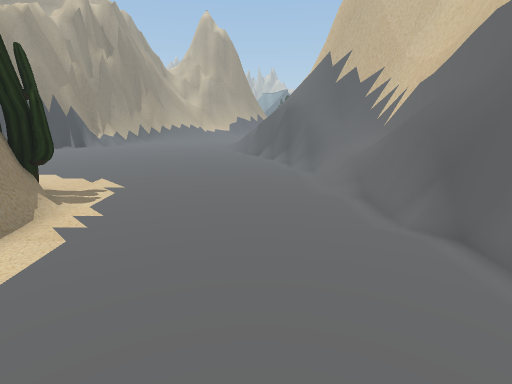
[1] (above)

19 first-person views from a walk through a scene from a Unity 3-D project. The camera is 1.2 m above the floor, tilts 14° down and sees 80° across. The floor is counted in squares, 0.5 m on a side. Each view is taken from the middle of a square. On the plan, view 1 faces up. The plan holds only what a view shows up to about 19 squares ahead; the rest is blank. The place goes on beyond the plan. Some surface patterns are stand-ins.

[2]
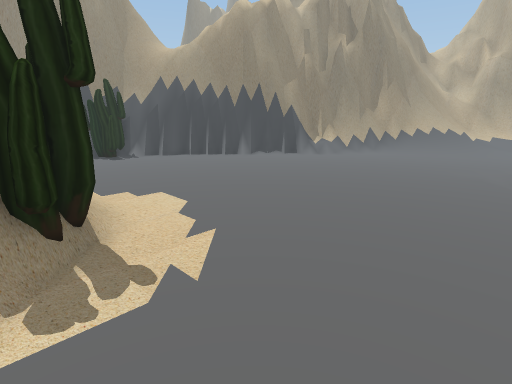

[3]
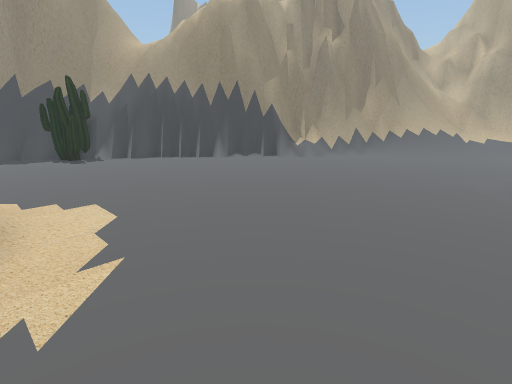

[4]
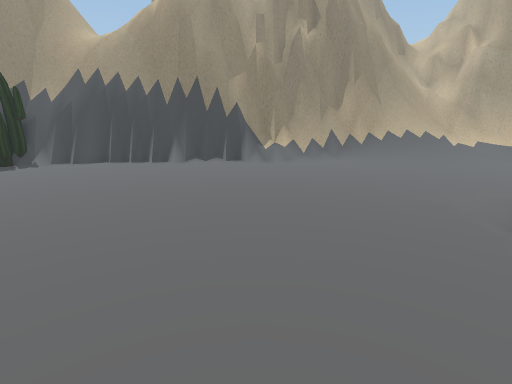

[5]
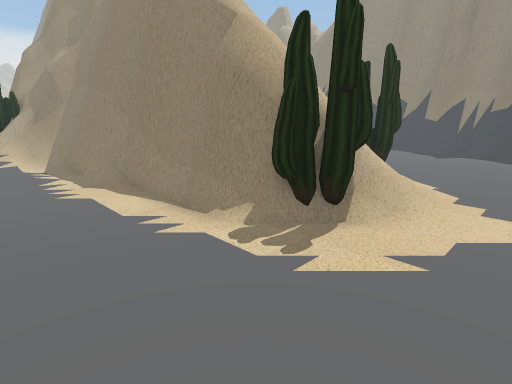

[6]
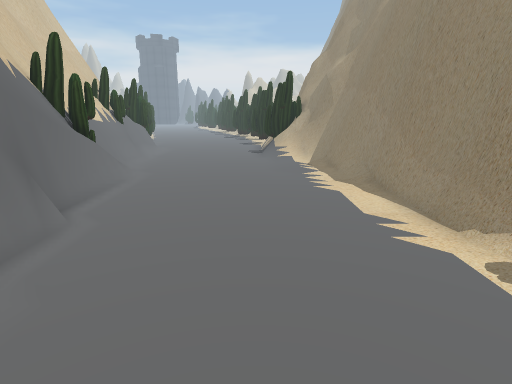

[7]
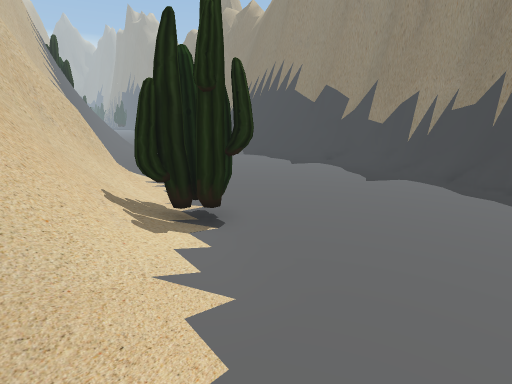

[8]
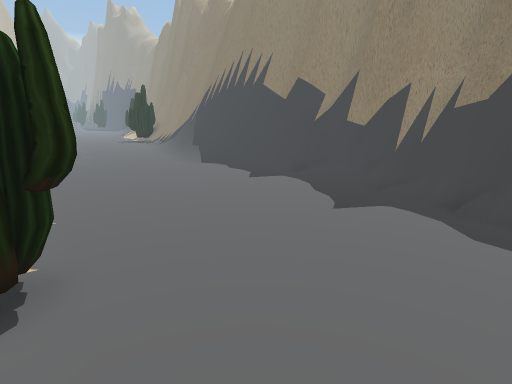

[9]
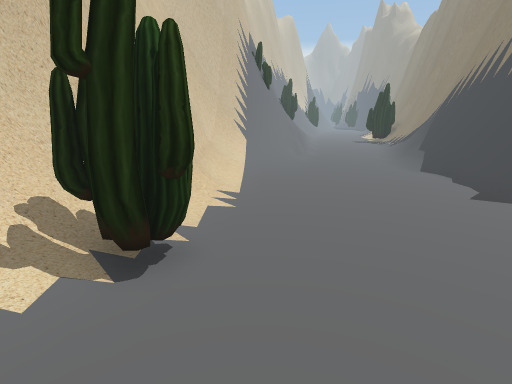

[10]
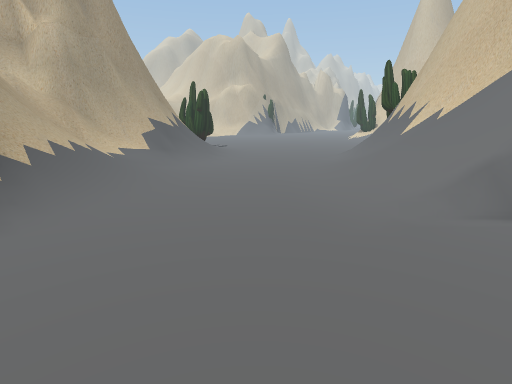

[11]
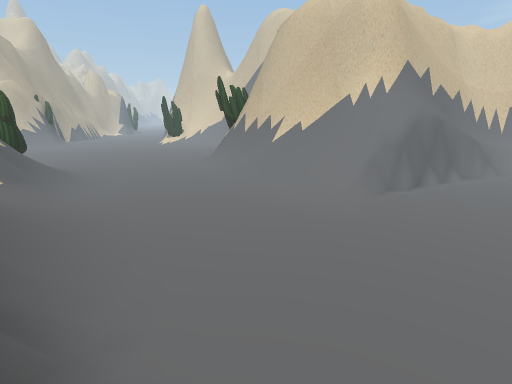

[12]
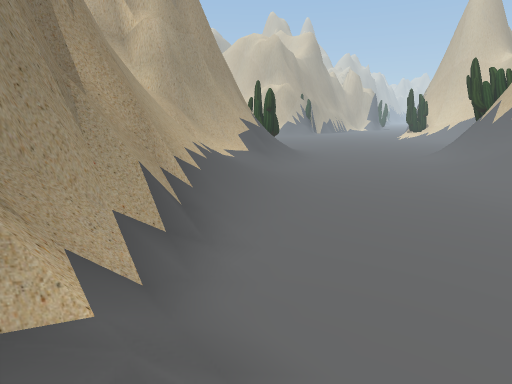

[13]
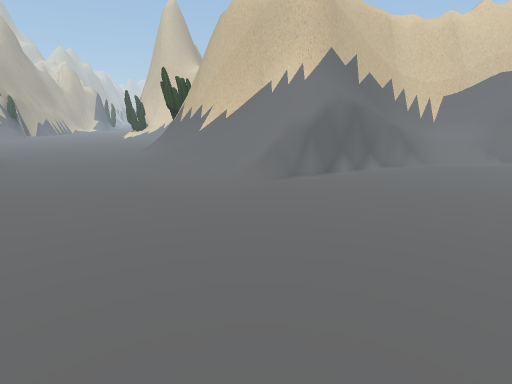

[14]
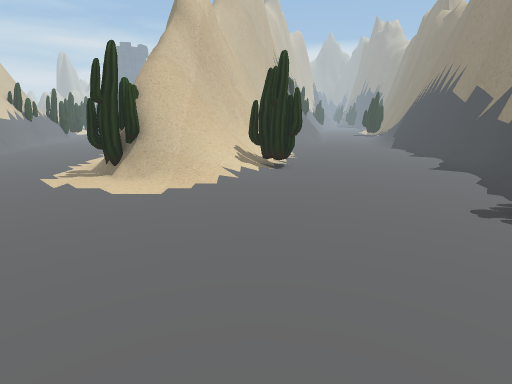

[15]
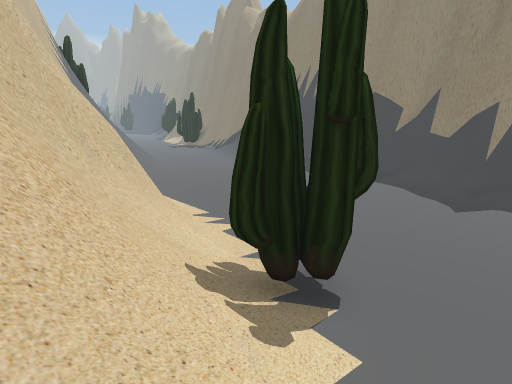

[16]
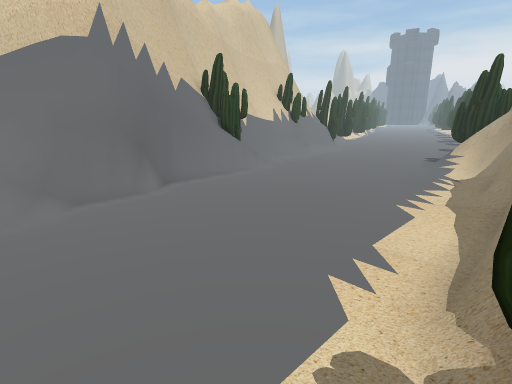

[17]
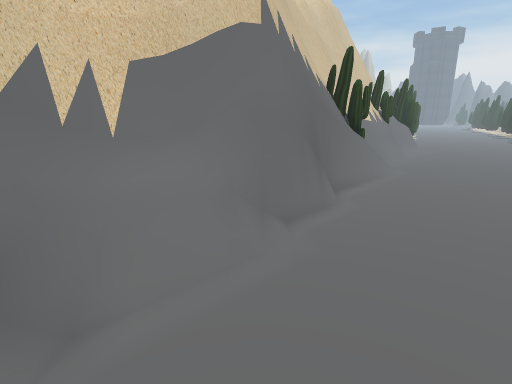

[18]
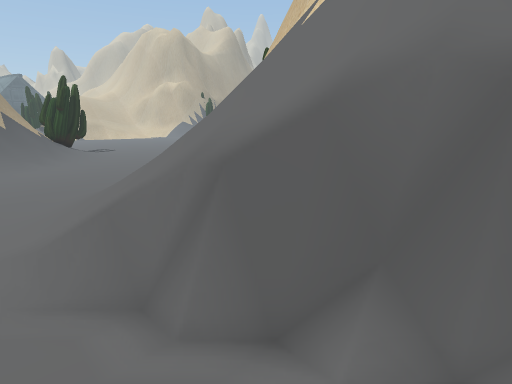

[19]
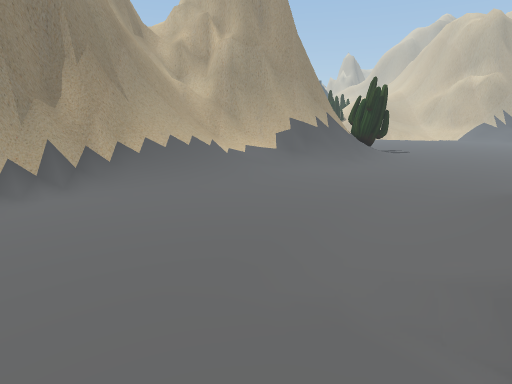

### Floor plan
Key: @ floor where view 1 was taken; # wall or solid block; . main floor; : floor 0.25 m higher than the main floor; + floor 0.5 m higher than the main floor; * floor 1 m higher than the main floor; % floor 1.25 m higher than the main floor; / step, stairs or slope; = window, fence, low wall or low ledge; ^ raised ledge; v drop or lower ground; C cactus; O other object.
Columns run from 25 left of view 1 to 6 right of it. Each row starts with its distance up from view 1.
 39                          #^C
 38                       ####=//...
 37                 ########== //...
 36                 #^=====**///....
 35                 #=%//+#=///.....
 34                ##=///+:///......
 33                ##=///:..........
 32                #= //::..........
 31                #=///:...........
 30               #=#//.............
 29            ###=#/............../
 28            ##=#...............//
 27            #=/.............:///=
 26           ##//............:///=#
 25           ##/............/////=#
 24          ##=............/////#^#
 23          #=............://///=##
 22         ##............./////####
 21        ###..............#///=##
 20       ##=................=//=##
 19       ##.................=v#=##
 18      ##...................v#=##
 17     ## ...................=####
 16     #C.....................####
 15    #=#.....................==##
 14   ###......................#=##
 13  ##=........................O=##
 12  ##.........................OO##
 11  #=.........................OO##
 10  = ...........///:..........#=##
  9 ##...........///=#C.........#=#
  8 ##.........C.//#=##=........###
  7 =.........CCC/==####.........##
  6 =...........//=#####.........##
  5 =.........../#=#####.........=#
  4 =........../####  ##.........=##
  3 =..........#=##   ##.........###
  2 =..........###     ##........###
  1 =..........=##     #=........#=#
  0 ^#.........##      #=....@....#^
 -1 =#.........=#      ##..........=
 -2 =/........:=#      ##..........=
 -3 =/......../=#      ##:.........=
 -4 //.......//=#      ##=:........=
 -5 //......//#=##     ##=//.......=
 -6 +......///=##      ##= /......./
 -7 :.....///#=##       #^# ......

Where each view was taken, in squares from view 1:
view 1: 0 up, 0 right, facing up
view 2: 8 up, 1 left, facing up-left
view 3: 10 up, 1 left, facing up-left
view 4: 13 up, 1 left, facing up-left
view 5: 13 up, 1 left, facing down-left
view 6: 13 up, 1 left, facing down
view 7: 13 up, 10 left, facing down-left
view 8: 12 up, 14 left, facing down-left
view 9: 12 up, 16 left, facing down
view 10: 20 up, 10 left, facing up-right
view 11: 26 up, 13 left, facing right
view 12: 24 up, 13 left, facing up-right
view 13: 22 up, 13 left, facing right
view 14: 22 up, 13 left, facing down
view 15: 10 up, 10 left, facing down-left
view 16: 11 up, 6 left, facing down-right
view 17: 14 up, 1 left, facing down-right
view 18: 17 up, 2 left, facing up-right
view 19: 19 up, 4 left, facing up
